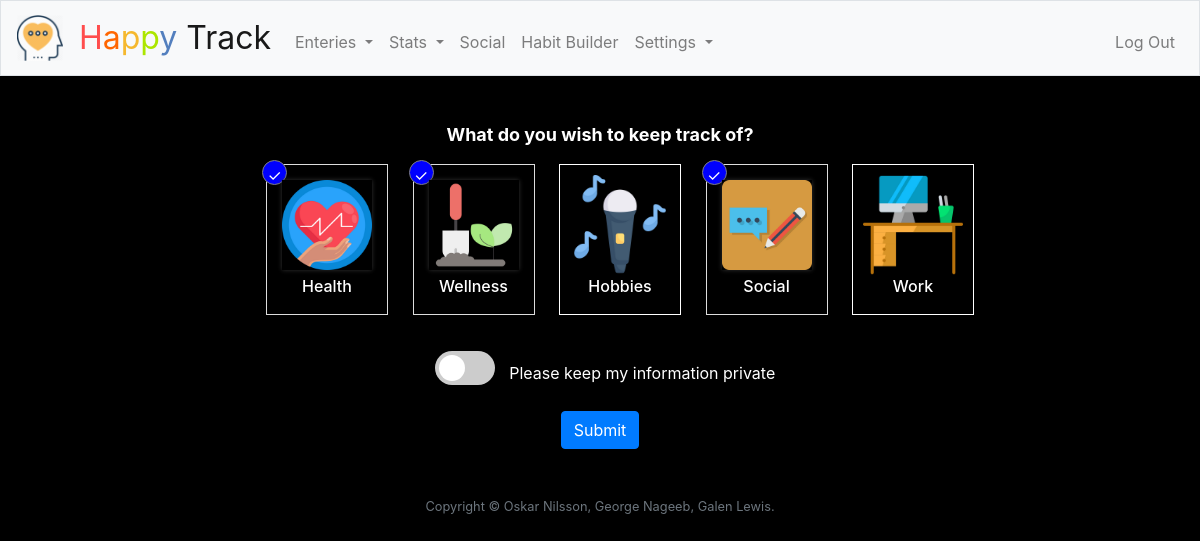
The page /preferences (signed in) on the database its author committed.
### tables this page shows
CREATE TABLE categories (category_id INTEGER NOT NULL, category_name TEXT NOT NULL, PRIMARY KEY(category_id));

CREATE TABLE 'privacy' ('user_id' integer PRIMARY KEY NOT NULL,'keep_private' varchar(3) NOT NULL);

### application.py (the view)
@app.route("/preferences", methods=["GET", "POST"])
@login_required
def preferences():
    if request.method == "POST":
        user_id = session['user_id']
        db.execute("delete from preferences where user_id=?;",user_id)
        preferences = request.form.getlist('cb')
        privacy = request.form.get("privacy")
        for preference in preferences:
            p_id = preference.replace('/','')
            integerId = int(p_id)
            db.execute("Insert into preferences (user_id, preference_id) values(?,?);",user_id,integerId)
        if not privacy:
             privacy='F'
        db.execute("UPDATE privacy SET keep_private = ? WHERE user_id = ?", privacy,user_id)
        return redirect("/")
    else:
        user_id = session['user_id']
        privacy= db.execute("SELECT keep_private from privacy where user_id= ?;",user_id)
        if not privacy:
            db.execute("Insert into privacy (user_id, keep_private) VALUES (?,'T')",user_id)
        privacy= db.execute("SELECT keep_private from privacy where user_id= ?;",user_id)
        prefs = db.execute("SELECT category_id, category_name from categories;")
        currentPrefs = db.execute("SELECT preference_id from preferences where user_id = ?;",user_id)
        return render_template("preferences.html" , prefs=prefs, currentPrefs=currentPrefs, privacy=privacy)

### application.py (called while the page is built)
@app.after_request
def after_request(response):
    response.headers["Cache-Control"] = "no-cache, no-store, must-revalidate"
    response.headers["Expires"] = 0
    response.headers["Pragma"] = "no-cache"
    return response

### helpers.py (called while the page is built)
def login_required(f):
    @wraps(f)
    def decorated_function(*args, **kwargs):
        if session.get("user_id") is None:
            return redirect("/login")
        return f(*args, **kwargs)
    return decorated_function

### templates/preferences.html (shortened to what this page needs)
{% extends "layout.html" %}
{% block main %}
  <h1>What do you wish to keep track of? </h1>
  <form action="/preferences" method="post">
  <ul>
 {% for prefs in prefs %}
      <li><input type="checkbox" name="cb" id="cb{{ prefs.category_id }}" value={{ prefs.category_id }}  {% for currentPrefs in currentPrefs %}{% if prefs.category_id==currentPrefs.preference_id %}checked{% endif %}{% endfor %} />
        <label for="cb{{ prefs.category_id }}"><img src="/static/icons/Categories/{{ prefs.category_name }}.png" />
        <h2  style="color:white;">{{ prefs.category_name }}</h2></label>
      </li>
 {% endfor %}
  </ul>
{% for privacy in privacy %}
<label div class="switch">
  <span class="slider2 round"></span>
</label>
<span class="privacy">Please keep my information private</span
<p></p>
{% endfor %}
 <div>  <button class="btn btn-primary" valuetype="submit" type="Submit">Submit</button></div>
 </form>
{% endblock %}

### templates/layout.html (shortened to what this page needs)
<!DOCTYPE html>
<html lang="en">
    <head>
        <link rel="stylesheet" href="https://cdn.jsdelivr.net/npm/bootstrap@4.5.3/dist/css/bootstrap.min.css">
        <link href="/static/styles.css" rel="stylesheet">
    </head>
    <body>
        <nav class="navbar navbar-expand-md navbar-light bg-light border">
            <a class="navbar-brand" href="/">
                  <div class="logo-image">
                        <img src="/static/favicon-96x96.png" class="img-fluid">
                  </div>
            </a>
            <a class="navbar-brand" href="/"><span class="red">H</span><span class="orange">a</span><span class="yellow">p</span><span class="green">p</span><span class="blue">y</span>
             Track</a>
            <div class="collapse navbar-collapse" id="navbar">
                {% if session.user_id %}
                    <ul class="navbar-nav mr-auto mt-2">
                        <li class="nav-item dropdown">
                            <a class="nav-link dropdown-toggle" href="#" id="navbardrop" data-toggle="dropdown">
                              Enteries
                            </a>
                        </li>
                        <li class="nav-item dropdown">
                            <a class="nav-link dropdown-toggle" href="#" id="navbardrop" data-toggle="dropdown">
                              Stats
                            </a>
                        </li>
                        <li class="nav-item"><a class="nav-link" href="/social">Social</a></li>
                        <li class="nav-item"><a class="nav-link" href="/habits">Habit Builder</a></li>
                        <li class="nav-item dropdown">
                            <a class="nav-link dropdown-toggle" href="#" id="navbardrop" data-toggle="dropdown">
                              Settings
                            </a>
                        </li>
                    </ul>
                    <ul class="navbar-nav ml-auto mt-2">
                        <li class="nav-item"><a class="nav-link" href="/logout">Log Out</a></li>
                    </ul>
                {% else %}
                    <ul class="navbar-nav ml-auto mt-2">
                        <li class="nav-item"><a class="nav-link" href="/register">Register</a></li>
                        <li class="nav-item"><a class="nav-link" href="/login">Log In</a></li>
                    </ul>
                {% endif %}
            </div>
        </nav>
        <main class="container p-5">
            {% block main %}{% endblock %}
        </main>
        <footer class="small text-center text-muted">
            Copyright &#169; Oskar Nilsson, George Nageeb, Galen Lewis.
        </footer>
    </body>
</html>

### static/styles.css (style rules this page uses)
body { background-color: black; }
nav .navbar-brand { font-size: xx-large; }
nav .navbar-brand .blue { color: #537fbe; }
nav .navbar-brand .orange { color: #ff6600; }
nav .navbar-brand .red { color: #ff4d4d; }
nav .navbar-brand .yellow { color: #f5b82e; }
nav .navbar-brand .green { color: #ace600; }
main { overflow-x: auto; text-align: center; }
main img { max-width: 100%; background-color: black; }
h2 { color: white; font-size: medium; margin-top:2%; }
h1 { color: white; font-size: large; font-weight: bold; }
ul { list-style-type: none; }
li { display: inline-block; }
label { border: 1px solid #fff; padding: 10px; display: block; position: relative; margin: 10px; cursor: pointer; -webkit-touch-callout: none; -webkit-user-select: none; -khtml-user-select: none; -moz-user-select: none; -ms-user-select: none; user-select: none; }
label::before { background-color: white; color: white; content: " "; display: block; border-radius: 50%; border: 1px solid grey; position: absolute; top: -5px; left: -5px; width: 25px; height: 25px; text-align: center; line-height: 28px; transition-duration: 0.4s; transform: scale(0); }
label img { height: 100px; width: 100px; transition-duration: 0.2s; transform-origin: 50% 50%; }
:checked+label { border-color: #ddd; }
:checked+label::before { content: "✓"; background-color: blue; transform: scale(1); }
:checked+label img { transform: scale(0.9); box-shadow: 0 0 5px #333; z-index: -1; }
footer { margin-bottom: 5%; color: #fff; }
.switch { position: relative; display: inline-block; width: 60px; height: 34px; border:none; }
.slider2 { position: absolute; cursor: pointer; top: 0; left: 0; right: 0; bottom: 0; background-color: #ccc; -webkit-transition: .4s; transition: .4s; }
.slider2:before { position: absolute; content: ""; height: 26px; width: 26px; left: 4px; bottom: 4px; background-color: white; -webkit-transition: .4s; transition: .4s; }
.slider2.round { border-radius: 34px; }
.slider2.round:before { border-radius: 50%; }
.privacy { color: white; }
.logo-image { width: 46px; height: 46px; margin-top: -6px; }

### rows shown on the page
categories: category_name (picture), category_name "Health"
categories: category_name (picture), category_name "Wellness"
categories: category_name (picture), category_name "Hobbies"
categories: category_name (picture), category_name "Social"
categories: category_name (picture), category_name "Work"
